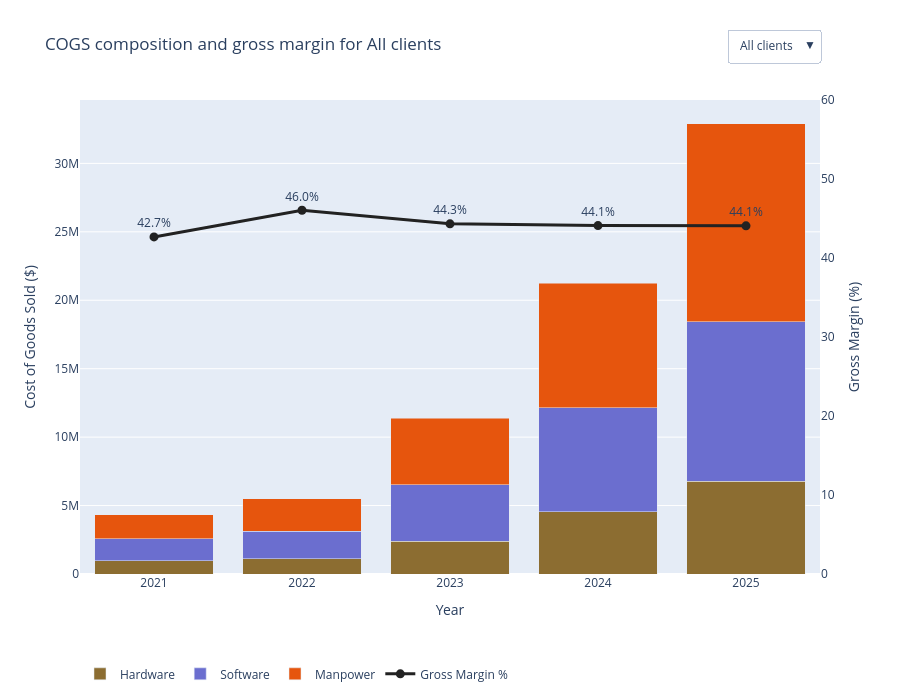

The cell this chart's notebook holds for it:
### Code cell
fig = go.Figure()

traces_per_type = len(cogs_components) + 1                  # 3 cost bars + 1 margin line

for client_type in client_type_options:
    yearly = yearly_by_type[client_type]
    show = client_type == client_type_options[0]
    for component in cogs_components:
        fig.add_trace(go.Bar(
            x=yearly["YEAR"], y=yearly[component],
            name=component.title(),
            marker_color=component_colours[component],
            visible=show,
            legendgroup=component,                       # one legend entry per component
            customdata=yearly[component + " share"],
            hovertemplate=component.title() + ": $%{y:,.0f} (%{customdata:.0f}% of COGS)",
        ))
    fig.add_trace(go.Scatter(
        x=yearly["YEAR"], y=yearly["margin"],
        name="Gross Margin %",
        mode="lines+markers+text",
        text=yearly["margin"].round(1).astype(str) + "%",
        textposition="top center",
        line=dict(color="#222", width=3),
        marker=dict(size=9),
        visible=show,
        yaxis="y2",                              # secondary axis: % not $
        hovertemplate="Margin: %{y:.1f}%",
    ))

# Dropdown to switch which client type's traces are visible (title updates to match).
buttons = [dict(label=selected_type, method="update",
                args=[{"visible": [trace_type == selected_type
                                    for trace_type in client_type_options
                                    for _ in range(traces_per_type)]},
                      {"title.text": f"COGS composition and gross margin for {selected_type}"}])
           for selected_type in client_type_options]

fig.update_layout(
    barmode="stack",
    title=f"COGS composition and gross margin for {client_type_options[0]}",
    xaxis=dict(title="Year", tickmode="linear", dtick=1),
    yaxis=dict(title="Cost of Goods Sold ($)", tickformat="~s"),   # 10M, 20M ...
    yaxis2=dict(title="Gross Margin (%)", overlaying="y", side="right",
                range=[0, 60], showgrid=False),
    updatemenus=[dict(buttons=buttons, x=1.0, xanchor="right",
                      y=1.15, yanchor="top")],
    hovermode="x",
    legend=dict(orientation="h", y=-0.18),
    height = 700
)

fig.show()

### Figure 1 — Plotly figure (JSON) as saved in the notebook; plotly's stock layout.template omitted (floating-point values rounded to 4 significant figures)
{"data": [{"customdata": [22.6, 20.57, 21.06, 21.39, 20.59], "hovertemplate": "Hardware: $%{y:,.0f} (%{customdata:.0f}% of COGS)", "legendgroup": "HARDWARE", "marker": {"color": "#8c6d31"}, "name": "Hardware", "type": "bar", "visible": true, "x": [2021, 2022, 2023, 2024, 2025], "y": [982459, 1128725, 2400758, 4546884, 6775006]}, {"customdata": [36.64, 36.22, 36.12, 35.74, 35.44], "hovertemplate": "Software: $%{y:,.0f} (%{customdata:.0f}% of COGS)", "legendgroup": "SOFTWARE", "marker": {"color": "#6b6ecf"}, "name": "Software", "type": "bar", "visible": true, "x": [2021, 2022, 2023, 2024, 2025], "y": [1592882, 1987706, 4116084, 7599530, 11658495]}, {"customdata": [40.75, 43.21, 42.82, 42.87, 43.97], "hovertemplate": "Manpower: $%{y:,.0f} (%{customdata:.0f}% of COGS)", "legendgroup": "MANPOWER", "marker": {"color": "#e6550d"}, "name": "Manpower", "type": "bar", "visible": true, "x": [2021, 2022, 2023, 2024, 2025], "y": [1771571, 2370926, 4880118, 9114745, 14466160]}, {"hovertemplate": "Margin: %{y:.1f}%", "line": {"color": "#222", "width": 3}, "marker": {"size": 9}, "mode": "lines+markers+text", "name": "Gross Margin %", "text": ["42.7%", "46.0%", "44.3%", "44.1%", "44.1%"], "textposition": "top center", "type": "scatter", "visible": true, "x": [2021, 2022, 2023, 2024, 2025], "y": [42.67, 46.04, 44.32, 44.11, 44.07], "yaxis": "y2"}, {"customdata": [22.58, 20.54, 20.77, 21.12, 20.49], "hovertemplate": "Hardware: $%{y:,.0f} (%{customdata:.0f}% of COGS)", "legendgroup": "HARDWARE", "marker": {"color": "#8c6d31"}, "name": "Hardware", "type": "bar", "visible": false, "x": [2021, 2022, 2023, 2024, 2025], "y": [878137, 988717, 1966637, 3643106, 5620450]}, {"customdata": [37.19, 37.18, 37.05, 36.78, 36.43], "hovertemplate": "Software: $%{y:,.0f} (%{customdata:.0f}% of COGS)", "legendgroup": "SOFTWARE", "marker": {"color": "#6b6ecf"}, "name": "Software", "type": "bar", "visible": false, "x": [2021, 2022, 2023, 2024, 2025], "y": [1446291, 1789161, 3507783, 6345222, 9996538]}, {"customdata": [40.23, 42.28, 42.18, 42.1, 43.08], "hovertemplate": "Manpower: $%{y:,.0f} (%{customdata:.0f}% of COGS)", "legendgroup": "MANPOWER", "marker": {"color": "#e6550d"}, "name": "Manpower", "type": "bar", "visible": false, "x": [2021, 2022, 2023, 2024, 2025], "y": [1564816, 2034812, 3993219, 7261788, 11819658]}, {"hovertemplate": "Margin: %{y:.1f}%", "line": {"color": "#222", "width": 3}, "marker": {"size": 9}, "mode": "lines+markers+text", "name": "Gross Margin %", "text": ["41.9%", "46.0%", "45.3%", "44.3%", "44.3%"], "textposition": "top center", "type": "scatter", "visible": false, "x": [2021, 2022, 2023, 2024, 2025], "y": [41.89, 45.97, 45.34, 44.3, 44.29], "yaxis": "y2"}, {"customdata": [22.39, 19.96, 22.07, 21.99, 20.65], "hovertemplate": "Hardware: $%{y:,.0f} (%{customdata:.0f}% of COGS)", "legendgroup": "HARDWARE", "marker": {"color": "#8c6d31"}, "name": "Hardware", "type": "bar", "visible": false, "x": [2021, 2022, 2023, 2024, 2025], "y": [84840, 120453, 386932, 804581, 1025050]}, {"customdata": [31.74, 28.64, 30.97, 30.89, 29.61], "hovertemplate": "Software: $%{y:,.0f} (%{customdata:.0f}% of COGS)", "legendgroup": "SOFTWARE", "marker": {"color": "#6b6ecf"}, "name": "Software", "type": "bar", "visible": false, "x": [2021, 2022, 2023, 2024, 2025], "y": [120252, 172837, 542786, 1130182, 1469639]}, {"customdata": [45.86, 51.4, 46.96, 47.12, 49.74], "hovertemplate": "Manpower: $%{y:,.0f} (%{customdata:.0f}% of COGS)", "legendgroup": "MANPOWER", "marker": {"color": "#e6550d"}, "name": "Manpower", "type": "bar", "visible": false, "x": [2021, 2022, 2023, 2024, 2025], "y": [173756, 310150, 823117, 1724236, 2468738]}, {"hovertemplate": "Margin: %{y:.1f}%", "line": {"color": "#222", "width": 3}, "marker": {"size": 9}, "mode": "lines+markers+text", "name": "Gross Margin %", "text": ["52.0%", "48.4%", "40.6%", "44.9%", "44.5%"], "textposition": "top center", "type": "scatter", "visible": false, "x": [2021, 2022, 2023, 2024, 2025], "y": [52.03, 48.36, 40.64, 44.9, 44.5], "yaxis": "y2"}, {"customdata": [24.72, 27.45, 26.74, 28.18, 25.92], "hovertemplate": "Hardware: $%{y:,.0f} (%{customdata:.0f}% of COGS)", "legendgroup": "HARDWARE", "marker": {"color": "#8c6d31"}, "name": "Hardware", "type": "bar", "visible": false, "x": [2021, 2022, 2023, 2024, 2025], "y": [19482, 19555, 47189, 99197, 129506]}, {"customdata": [33.42, 36.09, 37.12, 35.26, 38.5], "hovertemplate": "Software: $%{y:,.0f} (%{customdata:.0f}% of COGS)", "legendgroup": "SOFTWARE", "marker": {"color": "#6b6ecf"}, "name": "Software", "type": "bar", "visible": false, "x": [2021, 2022, 2023, 2024, 2025], "y": [26339, 25708, 65515, 124126, 192318]}, {"customdata": [41.87, 36.45, 36.14, 36.56, 35.58], "hovertemplate": "Manpower: $%{y:,.0f} (%{customdata:.0f}% of COGS)", "legendgroup": "MANPOWER", "marker": {"color": "#e6550d"}, "name": "Manpower", "type": "bar", "visible": false, "x": [2021, 2022, 2023, 2024, 2025], "y": [32999, 25964, 63782, 128721, 177764]}, {"hovertemplate": "Margin: %{y:.1f}%", "line": {"color": "#222", "width": 3}, "marker": {"size": 9}, "mode": "lines+markers+text", "name": "Gross Margin %", "text": ["20.2%", "24.6%", "9.9%", "17.3%", "20.5%"], "textposition": "top center", "type": "scatter", "visible": false, "x": [2021, 2022, 2023, 2024, 2025], "y": [20.21, 24.57, 9.891, 17.3, 20.5], "yaxis": "y2"}], "layout": {"barmode": "stack", "height": 700, "hovermode": "x", "legend": {"orientation": "h", "y": -0.18}, "title": {"text": "COGS composition and gross margin for All clients"}, "updatemenus": [{"buttons": [{"args": [{"visible": [true, true, true, true, false, false, false, false, false, false, false, false, false, false, false, false]}, {"title.text": "COGS composition and gross margin for All clients"}], "label": "All clients", "method": "update"}, {"args": [{"visible": [false, false, false, false, true, true, true, true, false, false, false, false, false, false, false, false]}, {"title.text": "COGS composition and gross margin for Private"}], "label": "Private", "method": "update"}, {"args": [{"visible": [false, false, false, false, false, false, false, false, true, true, true, true, false, false, false, false]}, {"title.text": "COGS composition and gross margin for Govt"}], "label": "Govt", "method": "update"}, {"args": [{"visible": [false, false, false, false, false, false, false, false, false, false, false, false, true, true, true, true]}, {"title.text": "COGS composition and gross margin for NPO"}], "label": "NPO", "method": "update"}], "x": 1, "xanchor": "right", "y": 1.15, "yanchor": "top"}], "xaxis": {"dtick": 1, "tickmode": "linear", "title": {"text": "Year"}}, "yaxis": {"tickformat": "~s", "title": {"text": "Cost of Goods Sold ($)"}}, "yaxis2": {"overlaying": "y", "range": [0, 60], "showgrid": false, "side": "right", "title": {"text": "Gross Margin (%)"}}}}
